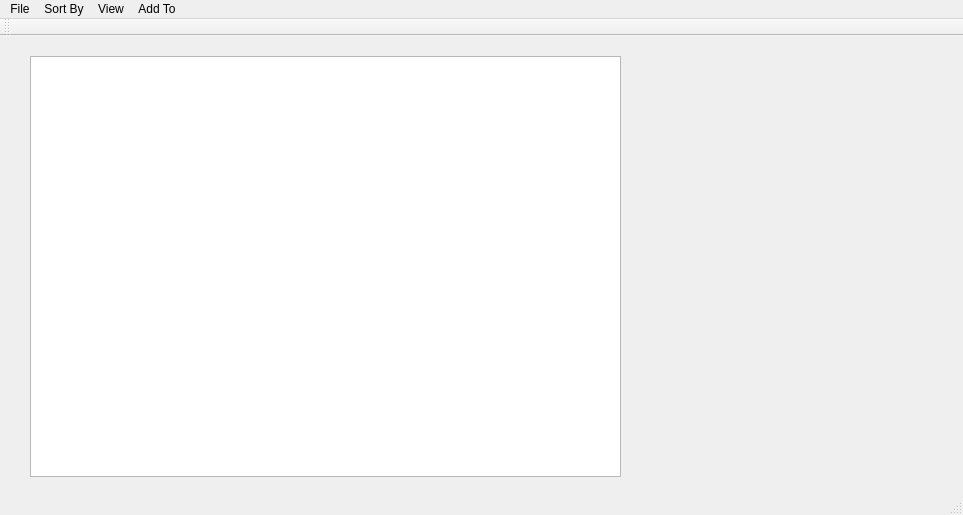
<?xml version="1.0" encoding="UTF-8"?>
<ui version="4.0">
 <class>MainWindow</class>
 <widget class="QMainWindow" name="MainWindow">
  <property name="geometry">
   <rect>
    <x>0</x>
    <y>0</y>
    <width>963</width>
    <height>515</height>
   </rect>
  </property>
  <property name="windowTitle">
   <string>MainWindow</string>
  </property>
  <widget class="QWidget" name="centralwidget">
   <widget class="QListWidget" name="listEverything">
    <property name="geometry">
     <rect>
      <x>30</x>
      <y>20</y>
      <width>591</width>
      <height>421</height>
     </rect>
    </property>
   </widget>
  </widget>
  <widget class="QMenuBar" name="menubar">
   <property name="geometry">
    <rect>
     <x>0</x>
     <y>0</y>
     <width>963</width>
     <height>25</height>
    </rect>
   </property>
   <widget class="QMenu" name="menuFile">
    <property name="title">
     <string>File</string>
    </property>
    <addaction name="actionSave"/>
    <addaction name="actionQuit"/>
   </widget>
   <widget class="QMenu" name="menuSort_By">
    <property name="title">
     <string>Sort By</string>
    </property>
    <widget class="QMenu" name="menuLocation">
     <property name="title">
      <string>Location</string>
     </property>
    </widget>
    <addaction name="actionProduct"/>
    <addaction name="actionTrim"/>
    <addaction name="actionOwner"/>
    <addaction name="menuLocation"/>
   </widget>
   <widget class="QMenu" name="menuView">
    <property name="title">
     <string>View</string>
    </property>
    <widget class="QMenu" name="menuProduct">
     <property name="title">
      <string>Product</string>
     </property>
     <widget class="QMenu" name="menuBulk">
      <property name="title">
       <string>Bulk</string>
      </property>
      <addaction name="actionDistolate"/>
      <addaction name="actionCrumbkle"/>
      <addaction name="actionLive_Resin"/>
     </widget>
     <widget class="QMenu" name="menuUnit">
      <property name="title">
       <string>Unit</string>
      </property>
      <addaction name="actionCrumble"/>
      <addaction name="actionLive_Resin_2"/>
      <addaction name="actionDistolate_2"/>
     </widget>
     <addaction name="menuBulk"/>
     <addaction name="menuUnit"/>
    </widget>
    <widget class="QMenu" name="menuTrim">
     <property name="title">
      <string>Trim</string>
     </property>
     <addaction name="actionIncoming_Shipments"/>
     <addaction name="actionStored_2"/>
     <addaction name="actionIn_Use"/>
    </widget>
    <addaction name="menuProduct"/>
    <addaction name="menuTrim"/>
    <addaction name="actionOwner_2"/>
    <addaction name="actionLocation_2"/>
    <addaction name="actionAll"/>
   </widget>
   <widget class="QMenu" name="menuAdd_To">
    <property name="title">
     <string>Add To</string>
    </property>
    <addaction name="actionAdd_Product"/>
   </widget>
   <addaction name="menuFile"/>
   <addaction name="menuSort_By"/>
   <addaction name="menuView"/>
   <addaction name="menuAdd_To"/>
  </widget>
  <widget class="QStatusBar" name="statusbar"/>
  <widget class="QToolBar" name="toolBar">
   <property name="windowTitle">
    <string>toolBar</string>
   </property>
   <attribute name="toolBarArea">
    <enum>TopToolBarArea</enum>
   </attribute>
   <attribute name="toolBarBreak">
    <bool>false</bool>
   </attribute>
  </widget>
  <action name="actionTim">
   <property name="text">
    <string>Product</string>
   </property>
  </action>
  <action name="actionBulk_Live_Resin">
   <property name="text">
    <string>Trim</string>
   </property>
  </action>
  <action name="actionBulk_Distolate">
   <property name="text">
    <string>Owner</string>
   </property>
  </action>
  <action name="actionUnit_Crumble">
   <property name="text">
    <string>Unit Crumble</string>
   </property>
  </action>
  <action name="actionUnit_Live_Resin">
   <property name="text">
    <string>Unit Live Resin</string>
   </property>
  </action>
  <action name="actionUnit_Distolate">
   <property name="text">
    <string>Unit Distolate</string>
   </property>
  </action>
  <action name="actionIncoming">
   <property name="text">
    <string>Incoming Shipments</string>
   </property>
  </action>
  <action name="actionStored">
   <property name="text">
    <string>Stored</string>
   </property>
  </action>
  <action name="actionSuper_Dope">
   <property name="text">
    <string>Super Dope</string>
   </property>
  </action>
  <action name="actionProduct">
   <property name="text">
    <string>Product</string>
   </property>
  </action>
  <action name="actionTrim">
   <property name="text">
    <string>Trim</string>
   </property>
  </action>
  <action name="actionOwner">
   <property name="text">
    <string>Owner</string>
   </property>
  </action>
  <action name="actionOwner_2">
   <property name="text">
    <string>Owner</string>
   </property>
  </action>
  <action name="actionDistolate">
   <property name="text">
    <string>Distolate</string>
   </property>
  </action>
  <action name="actionCrumbkle">
   <property name="text">
    <string>Crumble</string>
   </property>
  </action>
  <action name="actionLive_Resin">
   <property name="text">
    <string>Live Resin</string>
   </property>
  </action>
  <action name="actionCrumble">
   <property name="text">
    <string>Crumble</string>
   </property>
  </action>
  <action name="actionLive_Resin_2">
   <property name="text">
    <string>Live Resin</string>
   </property>
  </action>
  <action name="actionDistolate_2">
   <property name="text">
    <string>Distolate</string>
   </property>
  </action>
  <action name="actionIncoming_Shipments">
   <property name="text">
    <string>Incoming Shipments</string>
   </property>
  </action>
  <action name="actionStored_2">
   <property name="text">
    <string>Stored</string>
   </property>
  </action>
  <action name="actionIn_Use">
   <property name="text">
    <string>Processing</string>
   </property>
  </action>
  <action name="actionAdd_Product">
   <property name="text">
    <string>Add Product</string>
   </property>
  </action>
  <action name="actionSave">
   <property name="text">
    <string>Save </string>
   </property>
  </action>
  <action name="actionQuit">
   <property name="text">
    <string>Quit</string>
   </property>
  </action>
  <action name="actionFreezer_1">
   <property name="text">
    <string>Freezer 1</string>
   </property>
  </action>
  <action name="actionFreezer_2">
   <property name="text">
    <string>Freezer 2</string>
   </property>
  </action>
  <action name="actionFreezer_3">
   <property name="text">
    <string>Freezer 3</string>
   </property>
  </action>
  <action name="actionFreezer_4">
   <property name="text">
    <string>Freezer 4</string>
   </property>
  </action>
  <action name="actionLocation_2">
   <property name="text">
    <string>Location</string>
   </property>
  </action>
  <action name="actionAll">
   <property name="text">
    <string>All</string>
   </property>
  </action>
 </widget>
 <resources/>
 <connections/>
</ui>
